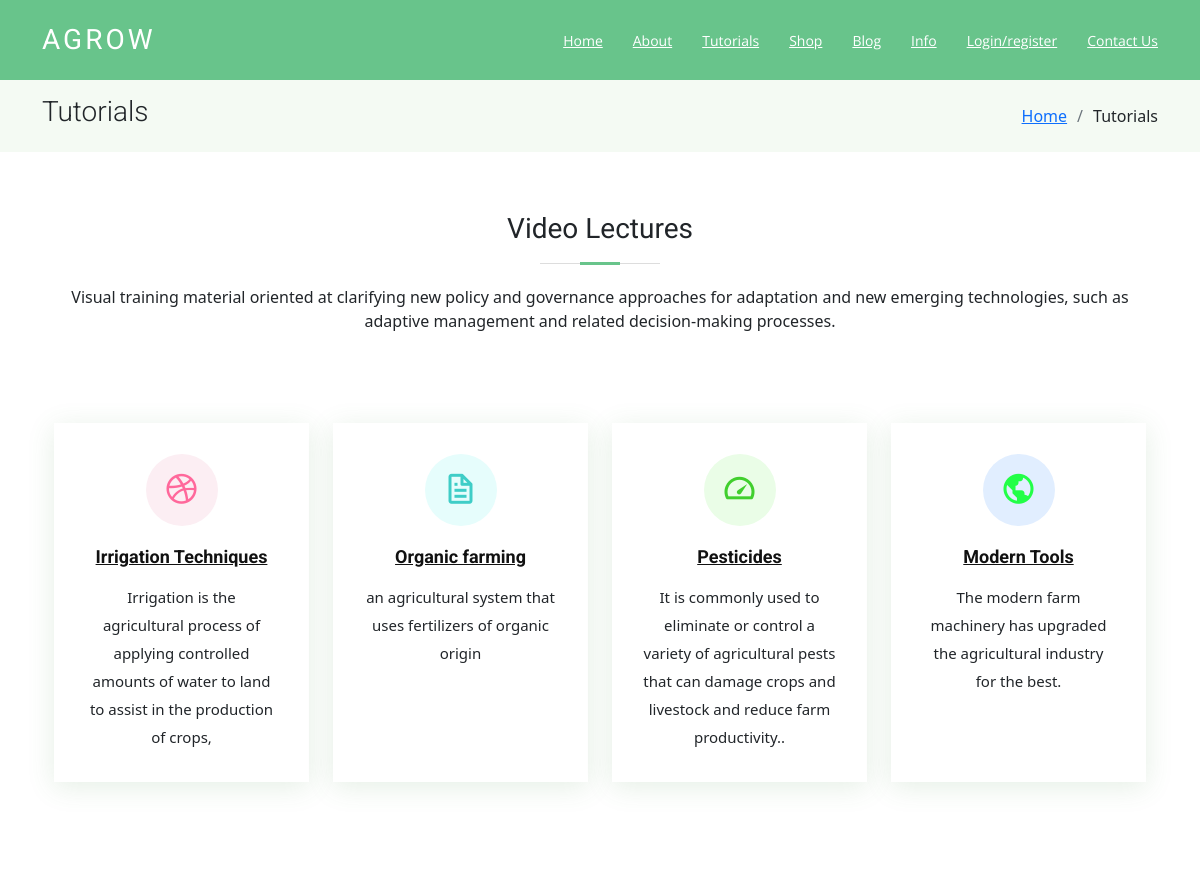
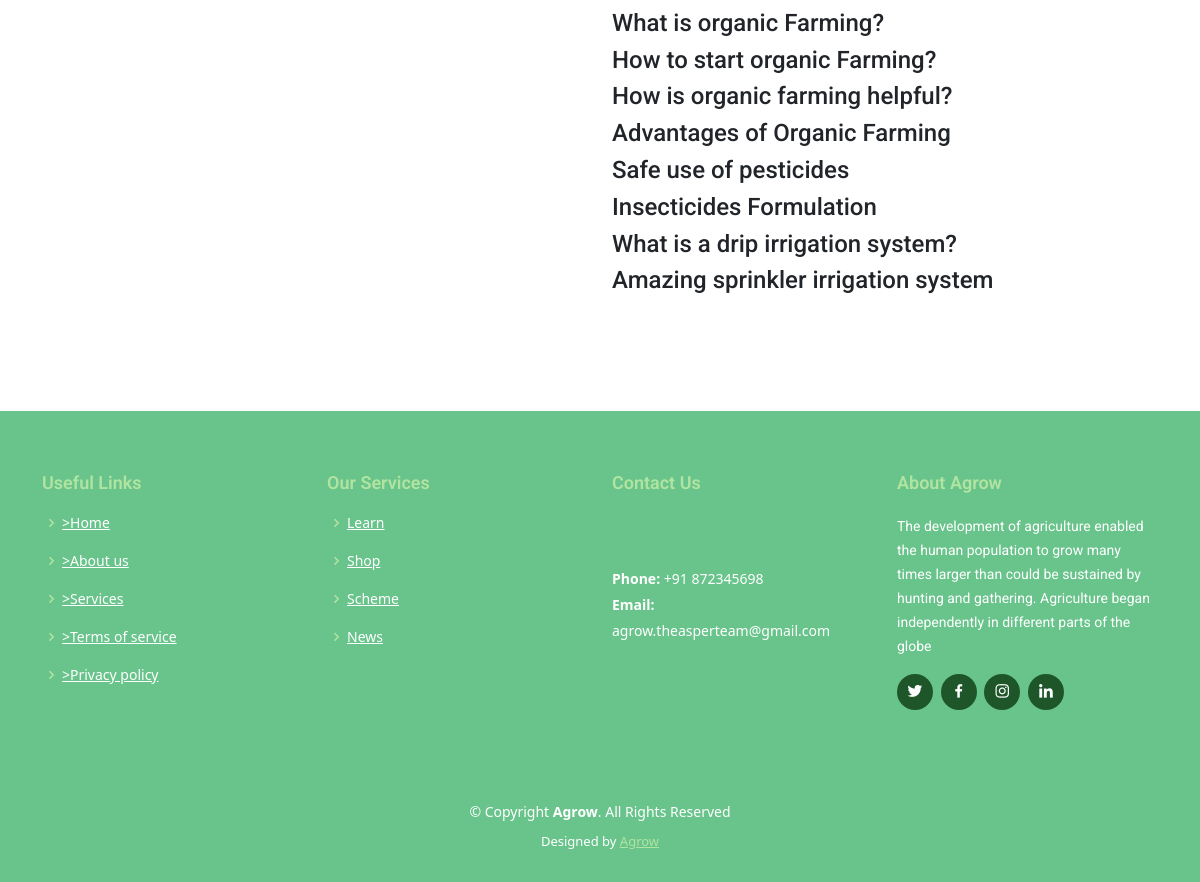
The page /tuts/ on the database its author committed (2 pictures, top to bottom).
### tuts/models.py (models this page shows, shortened)
class Video(models.Model):
    title = models.CharField(max_length= 100)
    added = models.DateTimeField(auto_now_add= True)
    url = EmbedVideoField()
    class Meta:
        ordering = ['added']

### tuts/views.py (the view)
# urls.py: path('tuts/', views.videos,name='video-tuts'),
def videos(request):
    videos = Video.objects.all()
    return render(request,'tuts/tuts.html', context= {'videos': videos})

### user/templates/tuts/tuts.html (shortened to what this page needs)
{% extends "user/base.html" %}
{% block section1 %}
{% load embed_video_tags %}
{% load static %}
<main id="main">
  <section class="breadcrumbs">
    <div class="container">
      <div class="d-flex justify-content-between align-items-center">
        <h2>Tutorials</h2>
        <ol>
          <li><a href="{% url 'agro-home' %}">Home</a></li>
          <li>Tutorials</li>
        </ol>
      </div>
    </div>
  </section>
  <section class="skills" data-aos="fade-up">
    <div class="container">
      <div class="section-title">
        <h2>Video Lectures</h2>
        <p>Visual training material oriented at clarifying new policy and governance approaches for adaptation and new emerging technologies, such as adaptive management and related decision-making processes.</p>
      </div>
      <section class="services">
        <div class="container">
          <div class="row">
            <div class="col-md-6 col-lg-3 d-flex align-items-stretch" data-aos="fade-up">
              <div class="icon-box icon-box-pink">
                <div class="icon"><i class="bx bxl-dribbble"></i></div>
                <h4 class="title"><a href="">Irrigation Techniques</a></h4>
                <p class="description">Irrigation is the agricultural process of applying controlled amounts of water to land to assist in the production of crops,</p>
              </div>
            </div>
            <div class="col-md-6 col-lg-3 d-flex align-items-stretch" data-aos="fade-up" data-aos-delay="100">
              <div class="icon-box icon-box-cyan">
                <div class="icon"><i class="bx bx-file"></i></div>
                <h4 class="title"><a href="">Organic farming</a></h4>
                <p class="description"> an agricultural system that uses fertilizers of organic origin</p>
              </div>
            </div>
            <div class="col-md-6 col-lg-3 d-flex align-items-stretch" data-aos="fade-up" data-aos-delay="200">
              <div class="icon-box icon-box-green">
                <div class="icon"><i class="bx bx-tachometer"></i></div>
                <h4 class="title"><a href="">Pesticides</a></h4>
                <p class="description">It is commonly used to eliminate or control a variety of agricultural pests that can damage crops and livestock and reduce farm productivity..</p>
              </div>
            </div>
            <div class="col-md-6 col-lg-3 d-flex align-items-stretch" data-aos="fade-up" data-aos-delay="200">
              <div class="icon-box icon-box-blue">
                <div class="icon"><i class="bx bx-world"></i></div>
                <h4 class="title"><a href="">Modern Tools</a></h4>
                <p class="description">The modern farm machinery has upgraded the agricultural industry for the best.</p>
              </div>
            </div>
          </div>
        </div>
      </section>
      <div class="container">
        <div class="row my-5">
          {% for item in videos %}
          <div class="col-lg-6 col-md-6 col-12 col-xxl-6">
          </div>
          <div class="col-lg-6 col-md-6 col-12 col-xxl-6 d-flex justify-content-left align-items-start flex-column">
            <h4>{{ item.title }}</h4>
          </div>
          {% endfor %}
        </div>
      </div>
  </section>
  {% endblock section1 %}

### user/templates/user/base.html (shortened to what this page needs)
<!DOCTYPE html>
{% load static %}
<html lang="en">
<head>
    <link href="{% static 'user/assests/css/style.css' %}" rel="stylesheet">
    <link href="https://cdn.jsdelivr.net/npm/bootstrap@5.1.3/dist/css/bootstrap.min.css" rel="stylesheet"
 />
   <link rel="stylesheet" type='text/css' href="{% static 'user/assets/vendor/aos/aos.css' %}">
   <link rel="stylesheet" type='text/css' href="{% static 'user/assets/vendor/bootstrap/css/bootstrap.min.css' %}">
   <link rel="stylesheet" type='text/css' href="{% static 'user/assets/vendor/animate.css/animate.min.css' %}">
   <link rel="stylesheet" type='text/css' href="{% static 'user/assests/vendor/bootstrap-icons/bootstrap-icons.css' %}">
   <link rel="stylesheet" type='text/css' href="{% static 'user/assests/vendor/boxicons/css/boxicons.min.css' %}">
   <link rel="stylesheet" type='text/css' href="{% static 'user/vendor/glightbox/css/glightbox.min.css' %}">
   <link rel="stylesheet" type='text/css' href="{% static 'user/assests/vendor/swiper/swiper-bundle.min.css' %}">
</head>
<body>
  <header id="header" class="fixed-top d-flex align-items-center header-transparent" style="background-color:#68C48B">
    <div class="container d-flex justify-content-between align-items-center" >
      <div class="logo">
        <h1 class="text-light"><a href="{% url 'agro-home' %}"><span>Agrow</span></a></h1>
      </div>
      <nav id="navbar" class="navbar">
        <ul>
          <li><a href="{% url 'agro-home' %}">Home</a></li>
          <li><a href="{% url 'agro-about' %}">About</a></li>
          <li><a href="{% url 'video-tuts' %}">Tutorials</a></li>
          <li><a href="{% url 'agro-shop' %}">Shop</a></li>
          <li><a href="{% url 'agro-blog' %}">Blog</a></li>
          <li><a href="{% url 'agro-info' %}">Info</a></li>
          <li class="dropdown"><a href="#"><span>Login/register</span></a>
          </li>
          <li><a href="{% url 'agro-contact' %}">Contact Us</a></li>
        </ul>
      </nav>
    </div>
  </header>
  {% block section1 %}
  {% endblock section1 %}
   <footer id="footer" data-aos="fade-up" data-aos-easing="ease-in-out" data-aos-duration="500">
    <div class="footer-top">
      <div class="container">
        <div class="row">
          <div class="col-lg-3 col-md-6 footer-links">
            <h4>Useful Links</h4>
            <ul>
              <li><i class="bx bx-chevron-right"></i> <a href="{% url 'agro-home' %}">>Home</a></li>
              <li><i class="bx bx-chevron-right"></i> <a href="{% url 'agro-about' %}">>About us</a></li>
              <li><i class="bx bx-chevron-right"></i> <a href="{% url 'agro-contact' %}">>Services</a></li>
              <li><i class="bx bx-chevron-right"></i> <a href="{% url 'agro-contact' %}">>Terms of service</a></li>
              <li><i class="bx bx-chevron-right"></i> <a href="{% url 'agro-contact' %}">>Privacy policy</a></li>
            </ul>
          </div>
          <div class="col-lg-3 col-md-6 footer-links">
            <h4>Our Services</h4>
            <ul>
              <li><i class="bx bx-chevron-right"></i> <a href="{% url 'video-tuts' %}">Learn </a></li>
              <li><i class="bx bx-chevron-right"></i> <a href="{% url 'agro-shop' %}">Shop</a></li>
              <li><i class="bx bx-chevron-right"></i> <a href="{% url 'agro-info' %}">Scheme</a></li>
              <li><i class="bx bx-chevron-right"></i> <a href="{% url 'agro-info' %}">News</a></li>
            </ul>
          </div>
          <div class="col-lg-3 col-md-6 footer-contact">
            <h4>Contact Us</h4>
            <p>
               <br><br>
              <strong>Phone:</strong> +91 872345698<br>
              <strong>Email:</strong> agrow.theasperteam@gmail.com<br>
            </p>
          </div>
          <div class="col-lg-3 col-md-6 footer-info">
            <h3>About Agrow</h3>
            <p>The development of agriculture enabled the human population to grow many times larger than could be
              sustained by hunting and gathering. Agriculture began independently in different parts of the globe
            </p>
            <div class="social-links mt-3">
              <a href="#" class="twitter"><i class="bx bxl-twitter"></i></a>
              <a href="#" class="facebook"><i class="bx bxl-facebook"></i></a>
              <a href="#" class="instagram"><i class="bx bxl-instagram"></i></a>
              <a href="#" class="linkedin"><i class="bx bxl-linkedin"></i></a>
            </div>
          </div>
        </div>
      </div>
    </div>
    <div class="container">
      <div class="copyright">
        &copy; Copyright <strong><span>Agrow</span></strong>. All Rights Reserved
      </div>
      <div class="credits">
        Designed by <a href="{% url 'agro-home' %}">Agrow</a>
      </div>
    </div>
  </footer>
</body>
</html>

### rows shown on the page
Video: title "What is organic Farming?"
Video: title "How to start organic Farming?"
Video: title "How is organic farming helpful?"
Video: title "Advantages of Organic Farming"
Video: title "Safe use of pesticides"
Video: title "Insecticides Formulation"
Video: title "What is a drip irrigation system?"
Video: title "Amazing sprinkler irrigation system"
